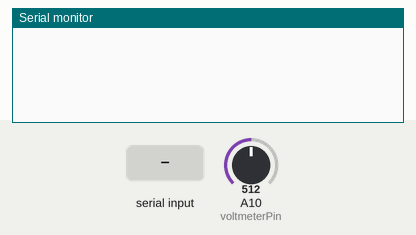
Recording of a sketch running on a simulated Arduino Mega 2560, built with avr-gcc and run on an emulated ATmega2560. Parts: the last lines printed to the serial monitor. Inputs (shaded band) come from the test bench; at power-on: A10 (voltmeterPin) = 512.

Above: at 1.2 s.
1.3 s: byte 30 received over Serial
At 2.1 s:
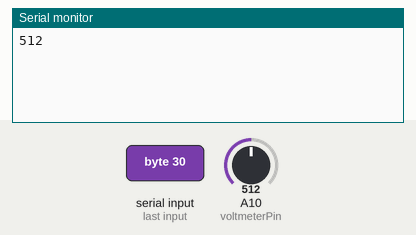
3.8 s: A10 (voltmeterPin) set to 716
At 5.1 s:
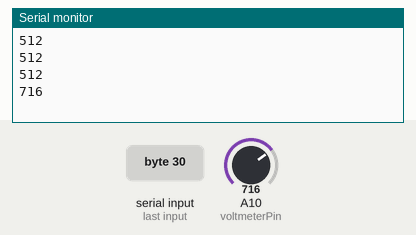
5.3 s: A10 (voltmeterPin) set to 900
At 6.1 s:
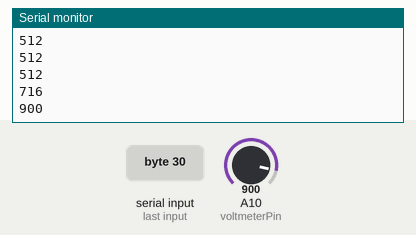
Timing chart, 0 to 8.3 s (numbered marks = the images above; inputs shaded):
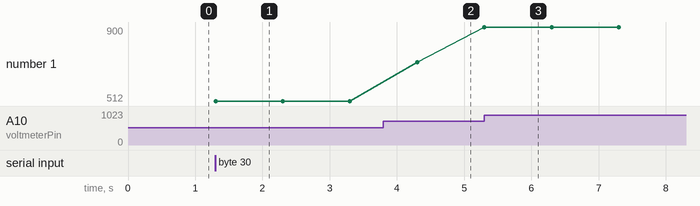

The sketch:

shockControlToUpload.ino
```cpp
const boolean allColStates[13][140] = {
{1,0,0,0,0,0,0,0,0,0,0,0,0,1,0,0,0,0,0,0,0,0,0,0,0,0,1,0,0,0,0,0,0,0,0,0,0,0,0,1,0,0,0,0,0,0,0,0,0,0,0,0,1,0,0,0,0,0,0,0,0,0,0,0,0,1,0,0,0,0,0,0,0,0,0,0,0,0,1,0,0,0,0,0,0,0,0,0,0,0,0,1,0,0,0,0,0,0,0,0,0,0,0,0,1,0,0,0,0,0,0,0,0,0,0,0,0,0,0,0,0,0,0,0,0,0,0,0,0,0,0,0,0,0,0,0,0,0,0,0},
{0,1,0,0,0,0,0,0,0,0,0,0,0,0,1,0,0,0,0,0,0,0,0,0,0,0,0,1,0,0,0,0,0,0,0,0,0,0,0,0,1,0,0,0,0,0,0,0,0,0,0,0,0,1,0,0,0,0,0,0,0,0,0,0,0,0,1,0,0,0,0,0,0,0,0,0,0,0,0,1,0,0,0,0,0,0,0,0,0,0,0,0,1,0,0,0,0,0,0,0,0,0,0,0,0,1,0,0,0,0,0,0,0,0,0,0,0,0,0,0,0,0,0,0,0,0,0,0,0,0,0,0,0,0,0,0,0,0,0,0},
{0,0,1,0,0,0,0,0,0,0,0,0,0,0,0,1,0,0,0,0,0,0,0,0,0,0,0,0,1,0,0,0,0,0,0,0,0,0,0,0,0,1,0,0,0,0,0,0,0,0,0,0,0,0,1,0,0,0,0,0,0,0,0,0,0,0,0,1,0,0,0,0,0,0,0,0,0,0,0,0,1,0,0,0,0,0,0,0,0,0,0,0,0,1,0,0,0,0,0,0,0,0,0,0,0,0,1,0,0,0,0,0,0,0,0,0,0,0,0,0,0,0,0,0,0,0,0,0,0,0,0,0,0,0,0,0,0,0,0,0},
{0,0,0,1,0,0,0,0,0,0,0,0,0,0,0,0,1,0,0,0,0,0,0,0,0,0,0,0,0,1,0,0,0,0,0,0,0,0,0,0,0,0,1,0,0,0,0,0,0,0,0,0,0,0,0,1,0,0,0,0,0,0,0,0,0,0,0,0,1,0,0,0,0,0,0,0,0,0,0,0,0,1,0,0,0,0,0,0,0,0,0,0,0,0,1,0,0,0,0,0,0,0,0,0,0,0,0,1,0,0,0,0,0,0,0,0,0,0,0,0,0,0,0,0,0,0,0,0,0,0,0,0,0,0,0,0,0,0,0,0},
{0,0,0,0,1,0,0,0,0,0,0,0,0,0,0,0,0,1,0,0,0,0,0,0,0,0,0,0,0,0,1,0,0,0,0,0,0,0,0,0,0,0,0,1,0,0,0,0,0,0,0,0,0,0,0,0,1,0,0,0,0,0,0,0,0,0,0,0,0,1,0,0,0,0,0,0,0,0,0,0,0,0,1,0,0,0,0,0,0,0,0,0,0,0,0,1,0,0,0,0,0,0,0,0,0,0,0,0,1,0,0,0,0,0,0,0,0,0,0,0,0,0,0,0,0,0,0,0,0,0,0,0,0,0,0,0,0,0,0,0},
{0,0,0,0,0,1,0,0,0,0,0,0,0,0,0,0,0,0,1,0,0,0,0,0,0,0,0,0,0,0,0,1,0,0,0,0,0,0,0,0,0,0,0,0,1,0,0,0,0,0,0,0,0,0,0,0,0,1,0,0,0,0,0,0,0,0,0,0,0,0,1,0,0,0,0,0,0,0,0,0,0,0,0,1,0,0,0,0,0,0,0,0,0,0,0,0,1,0,0,0,0,0,0,0,0,0,0,0,0,1,0,0,0,0,0,0,0,0,0,0,0,0,0,0,0,0,0,0,0,0,0,0,0,0,0,0,0,0,0,0},
{0,0,0,0,0,0,1,0,0,0,0,0,0,0,0,0,0,0,0,1,0,0,0,0,0,0,0,0,0,0,0,0,1,0,0,0,0,0,0,0,0,0,0,0,0,1,0,0,0,0,0,0,0,0,0,0,0,0,1,0,0,0,0,0,0,0,0,0,0,0,0,1,0,0,0,0,0,0,0,0,0,0,0,0,1,0,0,0,0,0,0,0,0,0,0,0,0,1,0,0,0,0,0,0,0,0,0,0,0,0,1,0,0,0,0,0,0,0,0,0,0,0,0,0,0,0,0,0,0,0,0,0,0,0,0,0,0,0,0,0},
{0,0,0,0,0,0,0,1,0,0,0,0,0,0,0,0,0,0,0,0,1,0,0,0,0,0,0,0,0,0,0,0,0,1,0,0,0,0,0,0,0,0,0,0,0,0,1,0,0,0,0,0,0,0,0,0,0,0,0,1,0,0,0,0,0,0,0,0,0,0,0,0,1,0,0,0,0,0,0,0,0,0,0,0,0,1,0,0,0,0,0,0,0,0,0,0,0,0,1,0,0,0,0,0,0,0,0,0,0,0,0,1,0,0,0,0,0,0,0,0,0,0,0,0,0,0,0,0,0,0,0,0,0,0,0,0,0,0,0,0},
{0,0,0,0,0,0,0,0,1,0,0,0,0,0,0,0,0,0,0,0,0,1,0,0,0,0,0,0,0,0,0,0,0,0,1,0,0,0,0,0,0,0,0,0,0,0,0,1,0,0,0,0,0,0,0,0,0,0,0,0,1,0,0,0,0,0,0,0,0,0,0,0,0,1,0,0,0,0,0,0,0,0,0,0,0,0,1,0,0,0,0,0,0,0,0,0,0,0,0,1,0,0,0,0,0,0,0,0,0,0,0,0,1,0,0,0,0,0,0,0,0,0,0,0,0,0,0,0,0,0,0,0,0,0,0,0,0,0,0,0},
{0,0,0,0,0,0,0,0,0,1,0,0,0,0,0,0,0,0,0,0,0,0,1,0,0,0,0,0,0,0,0,0,0,0,0,1,0,0,0,0,0,0,0,0,0,0,0,0,1,0,0,0,0,0,0,0,0,0,0,0,0,1,0,0,0,0,0,0,0,0,0,0,0,0,1,0,0,0,0,0,0,0,0,0,0,0,0,1,0,0,0,0,0,0,0,0,0,0,0,0,1,0,0,0,0,0,0,0,0,0,0,0,0,1,0,0,0,0,0,0,0,0,0,0,0,0,0,0,0,0,0,0,0,0,0,0,0,0,0,0},
{0,0,0,0,0,0,0,0,0,0,1,0,0,0,0,0,0,0,0,0,0,0,0,1,0,0,0,0,0,0,0,0,0,0,0,0,1,0,0,0,0,0,0,0,0,0,0,0,0,1,0,0,0,0,0,0,0,0,0,0,0,0,1,0,0,0,0,0,0,0,0,0,0,0,0,1,0,0,0,0,0,0,0,0,0,0,0,0,1,0,0,0,0,0,0,0,0,0,0,0,0,1,0,0,0,0,0,0,0,0,0,0,0,0,1,0,0,0,0,0,0,0,0,0,0,0,0,0,0,0,0,0,0,0,0,0,0,0,0,0},
{0,0,0,0,0,0,0,0,0,0,0,1,0,0,0,0,0,0,0,0,0,0,0,0,1,0,0,0,0,0,0,0,0,0,0,0,0,1,0,0,0,0,0,0,0,0,0,0,0,0,1,0,0,0,0,0,0,0,0,0,0,0,0,1,0,0,0,0,0,0,0,0,0,0,0,0,1,0,0,0,0,0,0,0,0,0,0,0,0,1,0,0,0,0,0,0,0,0,0,0,0,0,1,0,0,0,0,0,0,0,0,0,0,0,0,1,0,0,0,0,0,0,0,0,0,0,0,0,0,0,0,0,0,0,0,0,0,0,0,0},
{0,0,0,0,0,0,0,0,0,0,0,0,1,0,0,0,0,0,0,0,0,0,0,0,0,1,0,0,0,0,0,0,0,0,0,0,0,0,1,0,0,0,0,0,0,0,0,0,0,0,0,1,0,0,0,0,0,0,0,0,0,0,0,0,1,0,0,0,0,0,0,0,0,0,0,0,0,1,0,0,0,0,0,0,0,0,0,0,0,0,1,0,0,0,0,0,0,0,0,0,0,0,0,1,0,0,0,0,0,0,0,0,0,0,0,0,1,0,0,0,0,0,0,0,0,0,0,0,0,0,0,0,0,0,0,0,0,0,0,0}
};
const boolean allRowStates[9][140] = {
{1,1,1,1,1,1,1,1,1,1,1,1,1,0,0,0,0,0,0,0,0,0,0,0,0,0,0,0,0,0,0,0,0,0,0,0,0,0,0,0,0,0,0,0,0,0,0,0,0,0,0,0,0,0,0,0,0,0,0,0,0,0,0,0,0,0,0,0,0,0,0,0,0,0,0,0,0,0,0,0,0,0,0,0,0,0,0,0,0,0,0,0,0,0,0,0,0,0,0,0,0,0,0,0,0,0,0,0,0,0,0,0,0,0,0,0,0,0,0,0,0,0,0,0,0,0,0,0,0,0,0,0,0,0,0,0,0,0,0,0},
{0,0,0,0,0,0,0,0,0,0,0,0,0,1,1,1,1,1,1,1,1,1,1,1,1,1,0,0,0,0,0,0,0,0,0,0,0,0,0,0,0,0,0,0,0,0,0,0,0,0,0,0,0,0,0,0,0,0,0,0,0,0,0,0,0,0,0,0,0,0,0,0,0,0,0,0,0,0,0,0,0,0,0,0,0,0,0,0,0,0,0,0,0,0,0,0,0,0,0,0,0,0,0,0,0,0,0,0,0,0,0,0,0,0,0,0,0,0,0,0,0,0,0,0,0,0,0,0,0,0,0,0,0,0,0,0,0,0,0,0},
{0,0,0,0,0,0,0,0,0,0,0,0,0,0,0,0,0,0,0,0,0,0,0,0,0,0,1,1,1,1,1,1,1,1,1,1,1,1,1,0,0,0,0,0,0,0,0,0,0,0,0,0,0,0,0,0,0,0,0,0,0,0,0,0,0,0,0,0,0,0,0,0,0,0,0,0,0,0,0,0,0,0,0,0,0,0,0,0,0,0,0,0,0,0,0,0,0,0,0,0,0,0,0,0,0,0,0,0,0,0,0,0,0,0,0,0,0,0,0,0,0,0,0,0,0,0,0,0,0,0,0,0,0,0,0,0,0,0,0,0},
{0,0,0,0,0,0,0,0,0,0,0,0,0,0,0,0,0,0,0,0,0,0,0,0,0,0,0,0,0,0,0,0,0,0,0,0,0,0,0,1,1,1,1,1,1,1,1,1,1,1,1,1,0,0,0,0,0,0,0,0,0,0,0,0,0,0,0,0,0,0,0,0,0,0,0,0,0,0,0,0,0,0,0,0,0,0,0,0,0,0,0,0,0,0,0,0,0,0,0,0,0,0,0,0,0,0,0,0,0,0,0,0,0,0,0,0,0,0,0,0,0,0,0,0,0,0,0,0,0,0,0,0,0,0,0,0,0,0,0,0},
{0,0,0,0,0,0,0,0,0,0,0,0,0,0,0,0,0,0,0,0,0,0,0,0,0,0,0,0,0,0,0,0,0,0,0,0,0,0,0,0,0,0,0,0,0,0,0,0,0,0,0,0,1,1,1,1,1,1,1,1,1,1,1,1,1,0,0,0,0,0,0,0,0,0,0,0,0,0,0,0,0,0,0,0,0,0,0,0,0,0,0,0,0,0,0,0,0,0,0,0,0,0,0,0,0,0,0,0,0,0,0,0,0,0,0,0,0,0,0,0,0,0,0,0,0,0,0,0,0,0,0,0,0,0,0,0,0,0,0,0},
{0,0,0,0,0,0,0,0,0,0,0,0,0,0,0,0,0,0,0,0,0,0,0,0,0,0,0,0,0,0,0,0,0,0,0,0,0,0,0,0,0,0,0,0,0,0,0,0,0,0,0,0,0,0,0,0,0,0,0,0,0,0,0,0,0,1,1,1,1,1,1,1,1,1,1,1,1,1,0,0,0,0,0,0,0,0,0,0,0,0,0,0,0,0,0,0,0,0,0,0,0,0,0,0,0,0,0,0,0,0,0,0,0,0,0,0,0,0,0,0,0,0,0,0,0,0,0,0,0,0,0,0,0,0,0,0,0,0,0,0},
{0,0,0,0,0,0,0,0,0,0,0,0,0,0,0,0,0,0,0,0,0,0,0,0,0,0,0,0,0,0,0,0,0,0,0,0,0,0,0,0,0,0,0,0,0,0,0,0,0,0,0,0,0,0,0,0,0,0,0,0,0,0,0,0,0,0,0,0,0,0,0,0,0,0,0,0,0,0,1,1,1,1,1,1,1,1,1,1,1,1,1,0,0,0,0,0,0,0,0,0,0,0,0,0,0,0,0,0,0,0,0,0,0,0,0,0,0,0,0,0,0,0,0,0,0,0,0,0,0,0,0,0,0,0,0,0,0,0,0,0},
{0,0,0,0,0,0,0,0,0,0,0,0,0,0,0,0,0,0,0,0,0,0,0,0,0,0,0,0,0,0,0,0,0,0,0,0,0,0,0,0,0,0,0,0,0,0,0,0,0,0,0,0,0,0,0,0,0,0,0,0,0,0,0,0,0,0,0,0,0,0,0,0,0,0,0,0,0,0,0,0,0,0,0,0,0,0,0,0,0,0,0,1,1,1,1,1,1,1,1,1,1,1,1,1,0,0,0,0,0,0,0,0,0,0,0,0,0,0,0,0,0,0,0,0,0,0,0,0,0,0,0,0,0,0,0,0,0,0,0,0},
{0,0,0,0,0,0,0,0,0,0,0,0,0,0,0,0,0,0,0,0,0,0,0,0,0,0,0,0,0,0,0,0,0,0,0,0,0,0,0,0,0,0,0,0,0,0,0,0,0,0,0,0,0,0,0,0,0,0,0,0,0,0,0,0,0,0,0,0,0,0,0,0,0,0,0,0,0,0,0,0,0,0,0,0,0,0,0,0,0,0,0,0,0,0,0,0,0,0,0,0,0,0,0,0,1,1,1,1,1,1,1,1,1,1,1,1,1,0,0,0,0,0,0,0,0,0,0,0,0,0,0,0,0,0,0,0,0,0,0,0}
};
const int nbOfTimePoints = 140;
const int interval = 1000;
const int nbRows = 9;
const int nbCols = 13;

const int rowPins[nbRows] = {
  A0, A1, A2, A3, A4, A5, A6, A7, A8};
const int colPins[nbCols] = {
  46, 47, 48, 49, 50, 51, 52, 53, 45, 44, 43, 42, 41};

const int voltmeterPin = A10;

int analoginput;

unsigned long nextActivationTime;
unsigned long previousActivationTime;
unsigned long currentTime;

void setup() {

  Serial.begin(115200);

  for(int i =0;i<nbRows;i++){
    pinMode(rowPins[i], OUTPUT);
    digitalWrite(rowPins[i], LOW);
  }

  for(int i =0;i<nbCols;i++){
    pinMode(colPins[i], OUTPUT);
    digitalWrite(colPins[i], HIGH);
  }

}

void loop()
{

  int val=-1;
  while (val==-1)
  {
    val=Serial.read();//wait for any signal, the trigger
  }

  for (int t=0;t<nbOfTimePoints;t++)
  {

    if (t==0)
    {
      previousActivationTime = millis();//Returns the number of milliseconds since the Arduino board began running the current program
    }
    else
    {
      nextActivationTime = previousActivationTime+interval;

      while(true)
      {
        currentTime = millis();
        if (currentTime>=nextActivationTime)
        {
          previousActivationTime=nextActivationTime;
          break;
        }
      }
    }

    for(int i =0;i<nbRows;i++){
      digitalWrite(rowPins[i], allRowStates[i][t]);
    }
    for(int i =0;i<nbCols;i++){
      digitalWrite(colPins[i], 1-allColStates[i][t]);
    }
    delay(1);
    analoginput = analogRead(voltmeterPin);
    Serial.println(analoginput);
  }

  Serial.println(-42);

  while (true)
  {
    //this code is made to be ran only once
  }


}
```

Measured:
- after the input at 1.3 s, the serial monitor: prints a new line at once (image 1)
- after the input at 3.8 s, the serial monitor: prints a new line after 0.50 s (image 2)
- after the input at 5.3 s, the serial monitor: prints a new line at once (image 3)
- plotted number 1: 512 → 716 after the input at 3.8 s, 716 → 900 after the input at 5.3 s
